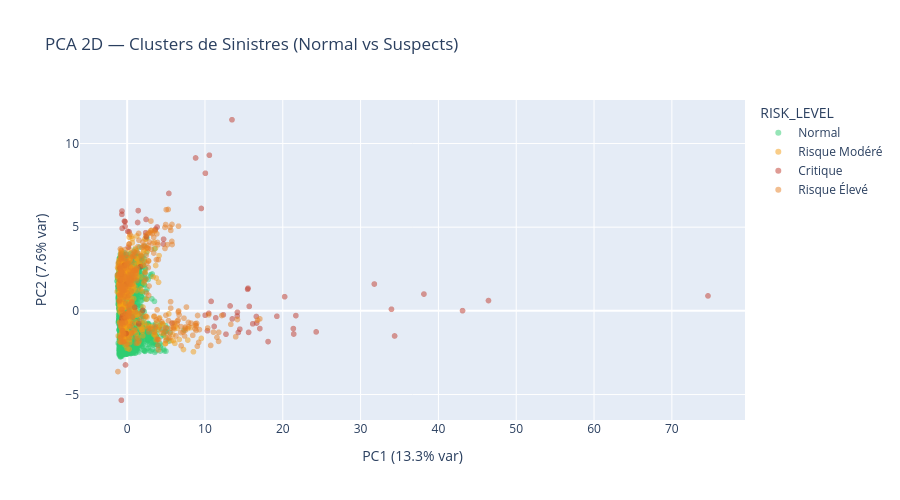

Notebook cell for this chart:
### Markdown cell above
## 10. PCA — Visualisation 2D des Suspects

### Code cell
pca = PCA(n_components=2, random_state=42)
X_pca = pca.fit_transform(X_scaled)

pca_df = pd.DataFrame({
    'PC1': X_pca[:, 0],
    'PC2': X_pca[:, 1],
    'RISK_LEVEL': df['RISK_LEVEL'].astype(str),
    'FRAUD_SCORE': df['FRAUD_SCORE'],
    'MT_EVALUATION': df['MT_EVALUATION'],
    'NATURE_SINISTRE': df['NATURE_SINISTRE'],
})

fig = px.scatter(
    pca_df, x='PC1', y='PC2',
    color='RISK_LEVEL',
    color_discrete_map={
        'Normal': '#2ecc71', 'Risque Modéré': '#f39c12',
        'Risque Élevé': '#e67e22', 'Critique': '#c0392b'
    },
    opacity=0.5,
    hover_data=['MT_EVALUATION', 'NATURE_SINISTRE', 'FRAUD_SCORE'],
    title='PCA 2D — Clusters de Sinistres (Normal vs Suspects)',
    labels={'PC1': f'PC1 ({pca.explained_variance_ratio_[0]*100:.1f}% var)',
            'PC2': f'PC2 ({pca.explained_variance_ratio_[1]*100:.1f}% var)'}
)
fig.update_layout(height=500)
fig.show()

### Figure 1 — Plotly figure (JSON) as saved in the notebook; plotly's stock layout.template omitted (floating-point values rounded to 4 significant figures; data arrays with more than 128 entries replaced by an {"elided": "..."} marker saying what was removed)
{"data": [{"customdata": {"elided": "7200x3 mixed values"}, "hovertemplate": "RISK_LEVEL=Normal<br>PC1 (13.3% var)=%{x}<br>PC2 (7.6% var)=%{y}<br>MT_EVALUATION=%{customdata[0]}<br>NATURE_SINISTRE=%{customdata[1]}<br>FRAUD_SCORE=%{customdata[2]}<extra></extra>", "legendgroup": "Normal", "marker": {"color": "#2ecc71", "opacity": 0.5, "symbol": "circle"}, "mode": "markers", "name": "Normal", "showlegend": true, "type": "scattergl", "x": {"elided": "7200 float values"}, "xaxis": "x", "y": {"elided": "7200 float values"}, "yaxis": "y"}, {"customdata": {"elided": "400x3 mixed values"}, "hovertemplate": "RISK_LEVEL=Risque Modéré<br>PC1 (13.3% var)=%{x}<br>PC2 (7.6% var)=%{y}<br>MT_EVALUATION=%{customdata[0]}<br>NATURE_SINISTRE=%{customdata[1]}<br>FRAUD_SCORE=%{customdata[2]}<extra></extra>", "legendgroup": "Risque Modéré", "marker": {"color": "#f39c12", "opacity": 0.5, "symbol": "circle"}, "mode": "markers", "name": "Risque Modéré", "showlegend": true, "type": "scattergl", "x": {"elided": "400 float values"}, "xaxis": "x", "y": {"elided": "400 float values"}, "yaxis": "y"}, {"customdata": {"elided": "80x3 mixed values"}, "hovertemplate": "RISK_LEVEL=Critique<br>PC1 (13.3% var)=%{x}<br>PC2 (7.6% var)=%{y}<br>MT_EVALUATION=%{customdata[0]}<br>NATURE_SINISTRE=%{customdata[1]}<br>FRAUD_SCORE=%{customdata[2]}<extra></extra>", "legendgroup": "Critique", "marker": {"color": "#c0392b", "opacity": 0.5, "symbol": "circle"}, "mode": "markers", "name": "Critique", "showlegend": true, "type": "scattergl", "x": [2.387, 1.347, 13.51, 14.17, -0.8941, -0.771, -0.2589, 17.05, 2.016, -0.7461, 15.48, 34.37, 13.23, -0.6756, 16.61, -0.2537, 18.11, 21.4, 12.36, 43.1, 5.364, -0.6409, 15.69, 5.764, -0.6613, 1.505, 20.24, 16.14, -0.1312, 1.705, -0.3536, -0.9127, 2.476, 33.97, -0.5944, 21.36, -0.2098, 10.05, 15.53, 10.03, -0.12, -0.704, 46.44, 0.2488, 38.14, 16.64, 3.638, -0.2688, 13.47, 10.79, 24.29, 8.798, 10.32, 11.18, 4.684, 74.64, 3.849, -0.3492, 10.57, 14.28, -0.7414, 21.68, -0.31, 4.668, 14.48, 9.529, 31.77, 2.433, -0.3456, 1.421, 11.39, 0.9771, 19.24, 15.61, 12.7, -0.6805, 0.162, 14.15, 10.49, 0.07887], "xaxis": "x", "y": [4.669, 5.28, -0.4798, -0.08413, 1.81, 2.346, 5.049, -1.055, 0.02383, 2.167, 1.288, -1.5, 0.2935, 5.766, -0.3365, -0.2106, -1.835, -1.384, -0.2373, 0.01244, 7.016, 4.931, 0.2684, -0.7284, 5.965, -0.7775, 0.8449, -0.7729, -1.354, 2.635, 2.724, 2.542, 4.422, 0.09717, -0.3055, -1.06, -3.231, 8.221, 1.352, -0.2608, 1.605, -0.6139, 0.6152, 4.727, 1.003, -0.7291, 4.882, 5.332, 11.42, 0.5677, -1.257, 9.135, -1.186, -0.93, 4.282, 0.8937, 5.01, -0.4188, 9.299, -1.291, -5.341, -0.2822, -0.397, 3.989, -1.096, 6.118, 1.603, 5.463, 5.36, 5.99, -0.4167, 0.2102, -0.3232, -1.284, -1.394, -0.436, 3.807, -0.3081, -0.1464, 4.746], "yaxis": "y"}, {"customdata": {"elided": "320x3 mixed values"}, "hovertemplate": "RISK_LEVEL=Risque Élevé<br>PC1 (13.3% var)=%{x}<br>PC2 (7.6% var)=%{y}<br>MT_EVALUATION=%{customdata[0]}<br>NATURE_SINISTRE=%{customdata[1]}<br>FRAUD_SCORE=%{customdata[2]}<extra></extra>", "legendgroup": "Risque Élevé", "marker": {"color": "#e67e22", "opacity": 0.5, "symbol": "circle"}, "mode": "markers", "name": "Risque Élevé", "showlegend": true, "type": "scattergl", "x": {"elided": "320 float values"}, "xaxis": "x", "y": {"elided": "320 float values"}, "yaxis": "y"}], "layout": {"height": 500, "legend": {"title": {"text": "RISK_LEVEL"}, "tracegroupgap": 0}, "title": {"text": "PCA 2D — Clusters de Sinistres (Normal vs Suspects)"}, "xaxis": {"anchor": "y", "domain": [0, 1], "title": {"text": "PC1 (13.3% var)"}}, "yaxis": {"anchor": "x", "domain": [0, 1], "title": {"text": "PC2 (7.6% var)"}}}}
